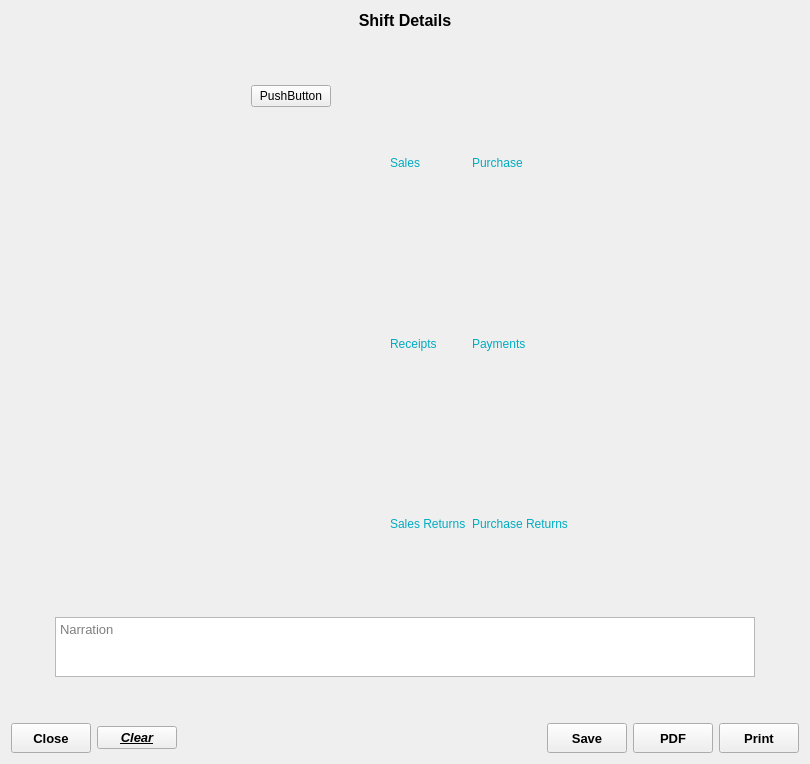
<?xml version="1.0" encoding="UTF-8"?>
<ui version="4.0">
 <class>RestaurantShiftEntry</class>
 <widget class="QWidget" name="RestaurantShiftEntry">
  <property name="geometry">
   <rect>
    <x>0</x>
    <y>0</y>
    <width>810</width>
    <height>764</height>
   </rect>
  </property>
  <property name="windowTitle">
   <string>Form</string>
  </property>
  <layout class="QVBoxLayout" name="verticalLayout_3">
   <item>
    <layout class="QVBoxLayout" name="verticalLayout_7" stretch="0,0,1,0,0,0">
     <item>
      <widget class="QLabel" name="TitleLabel">
       <property name="maximumSize">
        <size>
         <width>16777215</width>
         <height>60</height>
        </size>
       </property>
       <property name="font">
        <font>
         <pointsize>12</pointsize>
         <weight>75</weight>
         <bold>true</bold>
        </font>
       </property>
       <property name="text">
        <string>Shift Details</string>
       </property>
       <property name="alignment">
        <set>Qt::AlignCenter</set>
       </property>
      </widget>
     </item>
     <item>
      <spacer name="verticalSpacer_2">
       <property name="orientation">
        <enum>Qt::Vertical</enum>
       </property>
       <property name="sizeHint" stdset="0">
        <size>
         <width>20</width>
         <height>40</height>
        </size>
       </property>
      </spacer>
     </item>
     <item>
      <layout class="QHBoxLayout" name="horizontalLayout_2">
       <item>
        <spacer name="horizontalSpacer_2">
         <property name="orientation">
          <enum>Qt::Horizontal</enum>
         </property>
         <property name="sizeHint" stdset="0">
          <size>
           <width>40</width>
           <height>20</height>
          </size>
         </property>
        </spacer>
       </item>
       <item>
        <widget class="QWidget" name="widget_2" native="true">
         <layout class="QVBoxLayout" name="verticalLayout_6" stretch="1,0,0">
          <item>
           <layout class="QVBoxLayout" name="tableLay1"/>
          </item>
          <item>
           <widget class="QPushButton" name="CalculateButton">
            <property name="text">
             <string>PushButton</string>
            </property>
           </widget>
          </item>
          <item>
           <spacer name="verticalSpacer_3">
            <property name="orientation">
             <enum>Qt::Vertical</enum>
            </property>
            <property name="sizeHint" stdset="0">
             <size>
              <width>20</width>
              <height>40</height>
             </size>
            </property>
           </spacer>
          </item>
         </layout>
        </widget>
       </item>
       <item>
        <widget class="QWidget" name="widget" native="true">
         <layout class="QVBoxLayout" name="verticalLayout_4" stretch="1,0">
          <item>
           <layout class="QVBoxLayout" name="tableLay2"/>
          </item>
          <item>
           <spacer name="verticalSpacer_4">
            <property name="orientation">
             <enum>Qt::Vertical</enum>
            </property>
            <property name="sizeHint" stdset="0">
             <size>
              <width>20</width>
              <height>40</height>
             </size>
            </property>
           </spacer>
          </item>
         </layout>
        </widget>
       </item>
       <item>
        <layout class="QVBoxLayout" name="verticalLayout">
         <item>
          <widget class="QLabel" name="label_3">
           <property name="styleSheet">
            <string notr="true">color: rgb(0, 172, 193);</string>
           </property>
           <property name="text">
            <string>Sales</string>
           </property>
          </widget>
         </item>
         <item>
          <layout class="QVBoxLayout" name="salesTableLay"/>
         </item>
         <item>
          <widget class="QLabel" name="label_4">
           <property name="styleSheet">
            <string notr="true">color: rgb(0, 172, 193);</string>
           </property>
           <property name="text">
            <string>Receipts</string>
           </property>
          </widget>
         </item>
         <item>
          <layout class="QVBoxLayout" name="receiptTableLay"/>
         </item>
         <item>
          <widget class="QLabel" name="label">
           <property name="styleSheet">
            <string notr="true">color: rgb(0, 172, 193);</string>
           </property>
           <property name="text">
            <string>Sales Returns</string>
           </property>
          </widget>
         </item>
         <item>
          <layout class="QVBoxLayout" name="cnTableLay"/>
         </item>
        </layout>
       </item>
       <item>
        <layout class="QVBoxLayout" name="verticalLayout_2">
         <item>
          <widget class="QLabel" name="label_6">
           <property name="styleSheet">
            <string notr="true">color: rgb(0, 172, 193);</string>
           </property>
           <property name="text">
            <string>Purchase</string>
           </property>
          </widget>
         </item>
         <item>
          <layout class="QVBoxLayout" name="purchaseTableLay"/>
         </item>
         <item>
          <widget class="QLabel" name="label_5">
           <property name="styleSheet">
            <string notr="true">color: rgb(0, 172, 193);</string>
           </property>
           <property name="text">
            <string>Payments</string>
           </property>
          </widget>
         </item>
         <item>
          <layout class="QVBoxLayout" name="paymentTableLay"/>
         </item>
         <item>
          <widget class="QLabel" name="label_2">
           <property name="styleSheet">
            <string notr="true">color: rgb(0, 172, 193);</string>
           </property>
           <property name="text">
            <string>Purchase Returns</string>
           </property>
          </widget>
         </item>
         <item>
          <layout class="QVBoxLayout" name="dnTableLay"/>
         </item>
        </layout>
       </item>
       <item>
        <spacer name="horizontalSpacer_4">
         <property name="orientation">
          <enum>Qt::Horizontal</enum>
         </property>
         <property name="sizeHint" stdset="0">
          <size>
           <width>40</width>
           <height>20</height>
          </size>
         </property>
        </spacer>
       </item>
      </layout>
     </item>
     <item>
      <layout class="QHBoxLayout" name="horizontalLayout_3" stretch="0,1,0">
       <item>
        <spacer name="horizontalSpacer_5">
         <property name="orientation">
          <enum>Qt::Horizontal</enum>
         </property>
         <property name="sizeHint" stdset="0">
          <size>
           <width>40</width>
           <height>20</height>
          </size>
         </property>
        </spacer>
       </item>
       <item>
        <widget class="QPlainTextEdit" name="narration">
         <property name="maximumSize">
          <size>
           <width>700</width>
           <height>60</height>
          </size>
         </property>
         <property name="font">
          <font>
           <pointsize>10</pointsize>
          </font>
         </property>
         <property name="placeholderText">
          <string>Narration</string>
         </property>
        </widget>
       </item>
       <item>
        <spacer name="horizontalSpacer_3">
         <property name="orientation">
          <enum>Qt::Horizontal</enum>
         </property>
         <property name="sizeHint" stdset="0">
          <size>
           <width>40</width>
           <height>20</height>
          </size>
         </property>
        </spacer>
       </item>
      </layout>
     </item>
     <item>
      <spacer name="verticalSpacer">
       <property name="orientation">
        <enum>Qt::Vertical</enum>
       </property>
       <property name="sizeHint" stdset="0">
        <size>
         <width>20</width>
         <height>40</height>
        </size>
       </property>
      </spacer>
     </item>
     <item>
      <layout class="QHBoxLayout" name="horizontalLayout">
       <item>
        <widget class="QPushButton" name="CloseButton">
         <property name="minimumSize">
          <size>
           <width>80</width>
           <height>30</height>
          </size>
         </property>
         <property name="font">
          <font>
           <pointsize>10</pointsize>
           <weight>75</weight>
           <bold>true</bold>
          </font>
         </property>
         <property name="text">
          <string>Close</string>
         </property>
        </widget>
       </item>
       <item>
        <widget class="QPushButton" name="clearButton">
         <property name="font">
          <font>
           <pointsize>10</pointsize>
           <weight>75</weight>
           <italic>true</italic>
           <bold>true</bold>
           <underline>true</underline>
           <strikeout>false</strikeout>
          </font>
         </property>
         <property name="text">
          <string>Clear</string>
         </property>
         <property name="flat">
          <bool>false</bool>
         </property>
        </widget>
       </item>
       <item>
        <spacer name="horizontalSpacer">
         <property name="orientation">
          <enum>Qt::Horizontal</enum>
         </property>
         <property name="sizeHint" stdset="0">
          <size>
           <width>40</width>
           <height>20</height>
          </size>
         </property>
        </spacer>
       </item>
       <item>
        <widget class="QPushButton" name="saveButton">
         <property name="minimumSize">
          <size>
           <width>80</width>
           <height>30</height>
          </size>
         </property>
         <property name="font">
          <font>
           <pointsize>10</pointsize>
           <weight>75</weight>
           <bold>true</bold>
          </font>
         </property>
         <property name="text">
          <string>Save</string>
         </property>
        </widget>
       </item>
       <item>
        <widget class="QPushButton" name="pdfButton">
         <property name="minimumSize">
          <size>
           <width>80</width>
           <height>30</height>
          </size>
         </property>
         <property name="font">
          <font>
           <pointsize>10</pointsize>
           <weight>75</weight>
           <bold>true</bold>
          </font>
         </property>
         <property name="text">
          <string>PDF</string>
         </property>
        </widget>
       </item>
       <item>
        <widget class="QPushButton" name="printButton">
         <property name="minimumSize">
          <size>
           <width>80</width>
           <height>30</height>
          </size>
         </property>
         <property name="font">
          <font>
           <pointsize>10</pointsize>
           <weight>75</weight>
           <bold>true</bold>
          </font>
         </property>
         <property name="text">
          <string>Print</string>
         </property>
        </widget>
       </item>
      </layout>
     </item>
    </layout>
   </item>
  </layout>
 </widget>
 <resources/>
 <connections/>
</ui>
